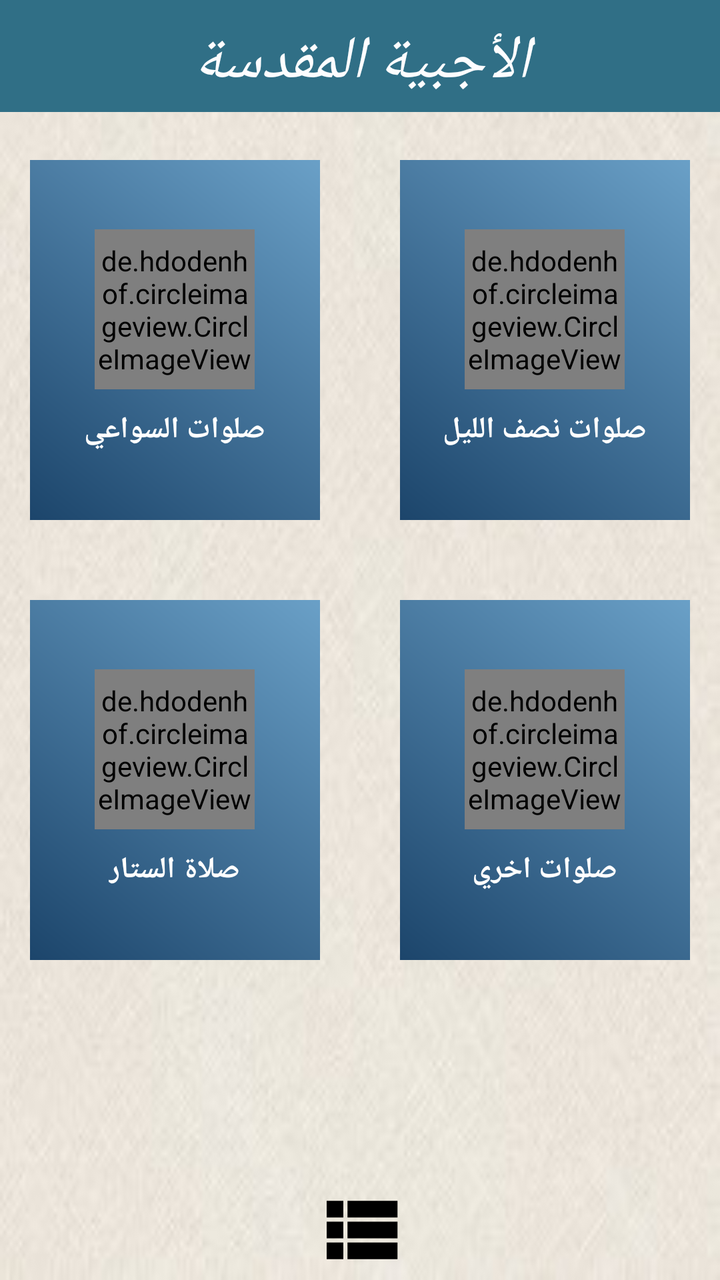
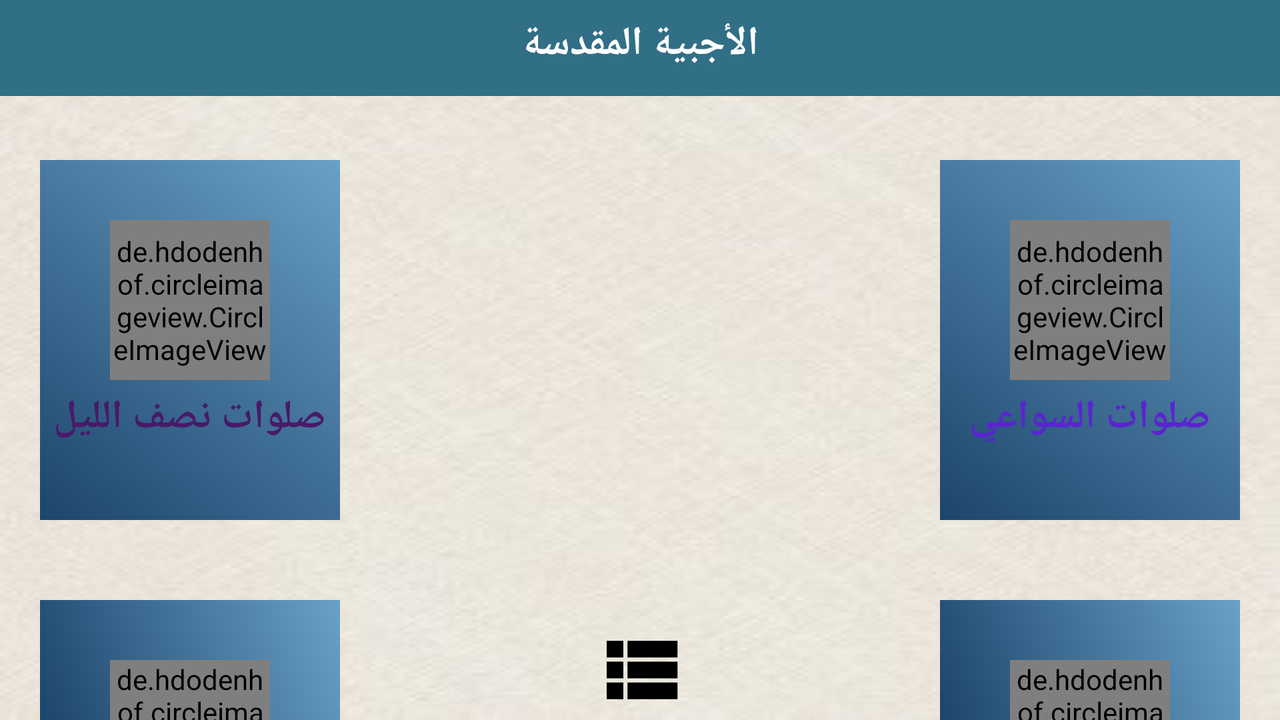

An Android layout and its configuration variant, each rendered on a device that would load it. The default file and the variant file are quoted in full after the pictures.
<!-- AndroidManifest.xml: activity theme AppThemeNoBar. -->
<!-- res/layout/activity_main.xml -->
<?xml version="1.0" encoding="utf-8"?>
<RelativeLayout xmlns:android="http://schemas.android.com/apk/res/android"
    xmlns:app="http://schemas.android.com/apk/res-auto"
    xmlns:tools="http://schemas.android.com/tools"
    android:id="@+id/mylayout"
    android:layout_width="match_parent"
    android:layout_height="match_parent"
    android:background="@drawable/view"
    tools:context=".MainActivity">

    <RelativeLayout
        android:layout_width="match_parent"
        android:layout_height="60dp">

        <android.support.v7.widget.Toolbar
            android:id="@+id/toolbar2"
            android:layout_width="match_parent"
            android:layout_height="wrap_content"
            android:layout_alignParentStart="true"
            android:layout_alignParentTop="true"
            android:background="#306f86"
            android:minHeight="?attr/actionBarSize"
            android:theme="?attr/actionBarTheme" />

        <TextView
            android:layout_width="match_parent"
            android:layout_height="50dp"
            android:layout_alignBottom="@+id/toolbar2"
            android:layout_centerHorizontal="true"
            android:layout_centerVertical="true"
            android:gravity="center"
            android:text="الأجبية المقدسة"
            android:textColor="#fdfdff"
            android:textSize="30sp"
            android:textStyle="italic" />
    </RelativeLayout>
<LinearLayout
    android:layout_width="match_parent"
    android:orientation="horizontal"
    android:layout_centerHorizontal="true"
    android:layout_height="wrap_content">
    <RelativeLayout
        android:layout_width="0dp"
        android:layout_weight=".5"
        android:layout_height="180dp"
        android:layout_alignParentRight="true"
        android:layout_marginRight="20dp"
        android:layout_marginLeft="15dp"
        android:layout_marginTop="80dp"
        android:background="@drawable/spinner">

        <LinearLayout
            android:layout_width="wrap_content"
            android:layout_height="wrap_content"
            android:layout_centerHorizontal="true"
            android:layout_centerVertical="true"
            android:orientation="vertical">

            <de.hdodenhof.circleimageview.CircleImageView xmlns:app="http://schemas.android.com/apk/res-auto"
                android:id="@+id/image1"
                android:layout_width="80dp"
                android:layout_height="80dp"
                android:layout_gravity="center"
                android:src="@drawable/daod1"
                app:civ_border_color="#5a24d1"
                app:civ_border_width="2dp" />

            <TextView
                android:id="@+id/sawa3ytxt"
                android:layout_width="wrap_content"
                android:layout_height="wrap_content"
                android:layout_below="@id/image1"
                android:layout_gravity="center"
                android:layout_marginTop="10dp"
                android:gravity="center"
                android:text="صلوات السواعي"
                android:textColor="#fff"
                android:textSize="15sp"
                android:textStyle="bold" />
        </LinearLayout>
    </RelativeLayout>

    <RelativeLayout
        android:layout_width="0dp"
        android:layout_weight=".5"
        android:layout_height="180dp"
        android:layout_marginLeft="20dp"
        android:layout_marginRight="15dp"
        android:layout_marginTop="80dp"
        android:background="@drawable/spinner">

        <LinearLayout
            android:layout_width="wrap_content"
            android:layout_height="wrap_content"
            android:layout_centerHorizontal="true"
            android:layout_centerVertical="true"
            android:orientation="vertical">

            <de.hdodenhof.circleimageview.CircleImageView xmlns:app="http://schemas.android.com/apk/res-auto"
                android:id="@+id/image2"
                android:layout_width="80dp"
                android:layout_height="80dp"
                android:layout_gravity="center"
                android:src="@drawable/maseh"
                app:civ_border_color="#FF481A69"
                app:civ_border_width="2dp" />

            <TextView
                android:id="@+id/nosleltxt"
                android:layout_width="wrap_content"
                android:layout_height="wrap_content"
                android:layout_below="@id/image2"
                android:layout_gravity="center"
                android:layout_marginTop="10dp"
                android:gravity="center"
                android:text="صلوات نصف الليل"

                android:textColor="#fff"
                android:textSize="15sp"
                android:textStyle="bold" />
        </LinearLayout>
    </RelativeLayout>
</LinearLayout>

    <LinearLayout
        android:layout_width="match_parent"
        android:orientation="horizontal"
        android:layout_height="wrap_content">


    <RelativeLayout
        android:id="@+id/layout"
        android:layout_width="0dp"
        android:layout_weight=".5"
        android:layout_marginLeft="15dp"
        android:layout_height="180dp"
        android:layout_alignParentRight="true"
        android:layout_marginRight="20dp"
        android:layout_marginTop="300dp"

        android:background="@drawable/spinner">

        <LinearLayout
            android:layout_width="wrap_content"
            android:layout_height="wrap_content"
            android:layout_centerHorizontal="true"
            android:layout_centerVertical="true"
            android:orientation="vertical">

            <de.hdodenhof.circleimageview.CircleImageView xmlns:app="http://schemas.android.com/apk/res-auto"
                android:id="@+id/image3"
                android:layout_width="80dp"
                android:layout_height="80dp"
                android:layout_gravity="center"
                android:src="@drawable/el3dra"
                app:civ_border_color="@color/sattar"
                app:civ_border_width="2dp" />

            <TextView
                android:id="@+id/sattartxt"
                android:layout_width="wrap_content"
                android:layout_height="wrap_content"
                android:layout_below="@id/image3"
                android:layout_gravity="center"
                android:layout_marginTop="10dp"
                android:text="صلاة الستار"
                android:gravity="center"
                android:textColor="#fff"
                android:textSize="15sp"
                android:textStyle="bold" />
        </LinearLayout>
    </RelativeLayout>

    <RelativeLayout
        android:layout_width="0dp"
        android:layout_marginRight="15dp"
        android:layout_weight="0.5"
        android:layout_height="180dp"
        android:layout_marginLeft="20dp"
        android:layout_marginTop="300dp"
        android:background="@drawable/spinner">

        <LinearLayout
            android:layout_width="wrap_content"
            android:layout_height="wrap_content"
            android:layout_centerHorizontal="true"
            android:layout_centerVertical="true"
            android:orientation="vertical">

            <de.hdodenhof.circleimageview.CircleImageView xmlns:app="http://schemas.android.com/apk/res-auto"
                android:id="@+id/image4"
                android:layout_width="80dp"
                android:layout_height="80dp"
                android:layout_gravity="center"
                android:src="@drawable/maseh6"
                app:civ_border_color="@color/salawat"
                app:civ_border_width="2dp" />

            <TextView
                android:id="@+id/salawattxt"
                android:layout_width="wrap_content"
                android:layout_height="wrap_content"
                android:layout_below="@id/image4"
                android:layout_marginTop="10dp"
                android:gravity="center"
                android:text="صلوات اخري"
                android:layout_gravity="center"
                android:textColor="#fff"
                android:textSize="15sp"
                android:textStyle="bold" />
        </LinearLayout>
    </RelativeLayout>
    </LinearLayout>
    <ImageView
        android:id="@+id/list_icon"
        android:layout_width="wrap_content"
        android:layout_height="wrap_content"
        android:layout_alignParentBottom="true"
        android:layout_centerHorizontal="true"
        android:src="@drawable/list_view" />

    <LinearLayout
        android:layout_width="wrap_content"
        android:layout_height="60dp"
        android:gravity="center"
        android:layout_above="@id/list_icon"
        android:layout_centerHorizontal="true"
        android:orientation="horizontal">

        <LinearLayout
            android:id="@+id/feedbacklayout"
            android:layout_width="wrap_content"
            android:layout_height="wrap_content"
            android:orientation="vertical">

            <ImageView
                android:id="@+id/feedback"
                android:layout_width="wrap_content"
                android:layout_height="wrap_content"
                android:layout_gravity="center"
                android:src="@drawable/feedback"
                android:translationX="140dp"
                android:translationY="60dp" />

            <TextView
                android:id="@+id/feedback_title"
                android:layout_width="wrap_content"
                android:layout_height="wrap_content"
                android:layout_gravity="center"
                android:alpha="0"
                android:text="راسلنا برأيك"
                android:textColor="#270346"
                android:textSize="15sp"
                android:textStyle="bold" />


        </LinearLayout>

        <LinearLayout
            android:id="@+id/sharelayout"
            android:layout_width="wrap_content"
            android:layout_height="wrap_content"
            android:layout_marginLeft="10dp"
            android:orientation="vertical">

            <ImageView
                android:id="@+id/share"
                android:layout_width="wrap_content"
                android:layout_height="wrap_content"
                android:layout_gravity="center"
                android:src="@drawable/share_icon"
                android:translationX="40dp"
                android:translationY="80dp" />

            <TextView
                android:id="@+id/share_title"
                android:layout_width="wrap_content"
                android:layout_height="wrap_content"
                android:layout_gravity="center"
                android:alpha="0"

                android:text="شارك التطبيق"
                android:textColor="#0d5cec"
                android:textSize="15sp"
                android:textStyle="bold" />
        </LinearLayout>

        <LinearLayout
            android:id="@+id/ayalayout"
            android:layout_width="wrap_content"
            android:layout_height="wrap_content"
            android:layout_marginLeft="10dp"
            android:orientation="vertical">

            <ImageView
                android:id="@+id/aya"
                android:layout_width="wrap_content"
                android:layout_height="wrap_content"
                android:layout_gravity="center"
                android:src="@drawable/ic_message_black_24dp"
                android:translationX="-40dp"
                android:translationY="80dp" />

            <TextView
                android:id="@+id/aya_title"
                android:layout_width="wrap_content"
                android:layout_height="wrap_content"
                android:layout_gravity="center"
                android:alpha="0"

                android:text="صوت يسوع"
                android:textColor="#a71420"
                android:textSize="15sp"
                android:textStyle="bold" />

        </LinearLayout>

        <LinearLayout
            android:id="@+id/ratinglayout"
            android:layout_marginLeft="10dp"
            android:layout_width="wrap_content"
            android:layout_height="wrap_content"
            android:orientation="vertical">

            <ImageView
                android:id="@+id/rating"
                android:layout_width="wrap_content"
                android:layout_height="wrap_content"
                android:layout_gravity="center"
                android:src="@drawable/ic_star_black_24dp"
                android:translationX="-140dp"
                android:translationY="60dp" />

            <TextView
                android:id="@+id/rating_title"
                android:layout_width="wrap_content"
                android:layout_height="wrap_content"
                android:layout_gravity="center"
                android:alpha="0"
                android:text="تقييم التطبيق"
                android:textColor="#8b1b93"
                android:textSize="15sp"
                android:textStyle="bold" />
        </LinearLayout>
    </LinearLayout>


    <TextView
        android:id="@+id/monaspa_text1"
        android:layout_width="wrap_content"
        android:layout_height="wrap_content"
        android:layout_alignParentBottom="true"
        android:layout_alignParentRight="true"
        android:layout_marginBottom="10dp"
        android:layout_marginRight="50dp"
        android:textColor="#93177e"
        android:textSize="30sp"
        android:textStyle="bold" />

    <TextView
        android:id="@+id/monaspa_text2"
        android:layout_width="wrap_content"
        android:layout_height="wrap_content"
        android:layout_alignParentBottom="true"
        android:layout_alignParentLeft="true"
        android:layout_marginBottom="10dp"
        android:layout_marginLeft="50dp"
        android:textColor="#93177e"
        android:textSize="30sp"
        android:textStyle="bold" />


</RelativeLayout>
<!-- resources referenced by this layout -->
<resources>
  <color name="salawat">#870620</color>
  <color name="sattar">#672970</color>
  <!-- drawable daod1: jpg bitmap (drawable, 59454 bytes) -->
  <!-- drawable el3dra: jpg bitmap (drawable, 4464 bytes) -->
  <!-- drawable feedback (drawable) -->
  <vector xmlns:android="http://schemas.android.com/apk/res/android"
          android:width="40dp"
          android:height="40dp"
          android:viewportWidth="24.0"
          android:viewportHeight="24.0">
      <path
          android:fillColor="#c21c1c"
          android:pathData="M17,10L7,10v2h10v-2zM19,3h-1L18,1h-2v2L8,3L8,1L6,1v2L5,3c-1.11,0 -1.99,0.9 -1.99,2L3,19c0,1.1 0.89,2 2,2h14c1.1,0 2,-0.9 2,-2L21,5c0,-1.1 -0.9,-2 -2,-2zM19,19L5,19L5,8h14v11zM14,14L7,14v2h7v-2z"/>
  </vector>
  <!-- drawable ic_message_black_24dp (drawable) -->
  <vector xmlns:android="http://schemas.android.com/apk/res/android"
          android:width="40dp"
          android:height="40dp"
          android:viewportWidth="24.0"
          android:viewportHeight="24.0">
      <path
          android:fillColor="#FFC21C1C"
          android:pathData="M20,2L4,2c-1.1,0 -1.99,0.9 -1.99,2L2,22l4,-4h14c1.1,0 2,-0.9 2,-2L22,4c0,-1.1 -0.9,-2 -2,-2zM18,14L6,14v-2h12v2zM18,11L6,11L6,9h12v2zM18,8L6,8L6,6h12v2z"/>
  </vector>
  <!-- drawable ic_star_black_24dp (drawable) -->
  <vector xmlns:android="http://schemas.android.com/apk/res/android"
          android:width="40dp"
          android:height="40dp"
          android:viewportWidth="24.0"
          android:viewportHeight="24.0">
      <path
          android:fillColor="#FFC21C1C"
          android:pathData="M12,17.27L18.18,21l-1.64,-7.03L22,9.24l-7.19,-0.61L12,2 9.19,8.63 2,9.24l5.46,4.73L5.82,21z"/>
  </vector>
  <!-- drawable list_view (drawable) -->
  <vector xmlns:android="http://schemas.android.com/apk/res/android"
          android:width="50dp"
          android:height="50dp"
          android:viewportWidth="24.0"
          android:viewportHeight="24.0">
      <path
          android:fillColor="#000"
          android:pathData="M4,14h4v-4L4,10v4zM4,19h4v-4L4,15v4zM4,9h4L8,5L4,5v4zM9,14h12v-4L9,10v4zM9,19h12v-4L9,15v4zM9,5v4h12L21,5L9,5z"/>
  </vector>
  <!-- drawable maseh: jpg bitmap (drawable, 11452 bytes) -->
  <!-- drawable maseh6: jpg bitmap (drawable, 41735 bytes) -->
  <!-- drawable share_icon (drawable) -->
  <vector xmlns:android="http://schemas.android.com/apk/res/android"
          android:width="40dp"
          android:height="40dp"
          android:viewportWidth="24.0"
          android:viewportHeight="24.0">
      <path
          android:fillColor="#FFC21C1C"
          android:pathData="M18,16.08c-0.76,0 -1.44,0.3 -1.96,0.77L8.91,12.7c0.05,-0.23 0.09,-0.46 0.09,-0.7s-0.04,-0.47 -0.09,-0.7l7.05,-4.11c0.54,0.5 1.25,0.81 2.04,0.81 1.66,0 3,-1.34 3,-3s-1.34,-3 -3,-3 -3,1.34 -3,3c0,0.24 0.04,0.47 0.09,0.7L8.04,9.81C7.5,9.31 6.79,9 6,9c-1.66,0 -3,1.34 -3,3s1.34,3 3,3c0.79,0 1.5,-0.31 2.04,-0.81l7.12,4.16c-0.05,0.21 -0.08,0.43 -0.08,0.65 0,1.61 1.31,2.92 2.92,2.92 1.61,0 2.92,-1.31 2.92,-2.92s-1.31,-2.92 -2.92,-2.92z"/>
  </vector>
  <!-- drawable spinner (drawable) -->
  <?xml version="1.0" encoding="utf-8"?>
  <shape xmlns:android="http://schemas.android.com/apk/res/android">
      <gradient android:startColor="#1c456b" android:angle="45" android:endColor="#6aa0c7"  />
      <size android:width="30dp" android:height="10dp"  />
   />
  
  
  </shape>
  <!-- drawable view: jpg bitmap (drawable, 10921 bytes) -->
  <style name="AppThemeNoBar." parent="Theme.AppCompat.NoActionBar">
          <item name="android:windowFullscreen">true</item>
  
      </style>
</resources>
<!-- res/layout-land/activity_main.xml (the repository's variant of the layout above) -->
<!-- drawn on the phone turned sideways -->
<?xml version="1.0" encoding="utf-8"?>
<RelativeLayout xmlns:android="http://schemas.android.com/apk/res/android"
    xmlns:app="http://schemas.android.com/apk/res-auto"
    xmlns:tools="http://schemas.android.com/tools"
    android:layout_width="match_parent"
    android:layout_height="match_parent"
    android:background="@drawable/view"
    tools:context=".MainActivity">

    <android.support.v7.widget.Toolbar
        android:id="@+id/toolbar2"
        android:layout_width="match_parent"
        android:layout_height="wrap_content"
        android:layout_alignParentStart="true"
        android:layout_alignParentTop="true"
        android:background="#306f86"
        android:minHeight="?attr/actionBarSize"
        android:theme="?attr/actionBarTheme" />

    <TextView
        android:layout_width="match_parent"
        android:layout_height="50dp"
        android:layout_alignBottom="@+id/toolbar2"
        android:layout_alignParentStart="true"
        android:layout_marginBottom="4dp"
        android:gravity="center"
        android:text="الأجبية المقدسة"
        android:textColor="#fdfdff"
        android:textSize="20sp"
        android:textStyle="bold" />

    <RelativeLayout
        android:layout_width="150dp"
        android:layout_height="180dp"
        android:layout_alignParentRight="true"
        android:layout_marginRight="20dp"
        android:layout_marginTop="80dp"
        android:background="@drawable/spinner">

        <de.hdodenhof.circleimageview.CircleImageView xmlns:app="http://schemas.android.com/apk/res-auto"
            android:id="@+id/image1"
            android:layout_width="80dp"
            android:layout_height="80dp"
            android:layout_centerHorizontal="true"
            android:layout_marginRight="11dp"
            android:layout_marginTop="30dp"
            android:src="@drawable/daod1"
            app:civ_border_color="#5a24d1"
            app:civ_border_width="2dp" />

        <TextView
            android:id="@+id/sawa3ytxt"
            android:layout_width="wrap_content"
            android:layout_height="wrap_content"
            android:layout_below="@id/image1"
            android:layout_centerHorizontal="true"
            android:layout_marginRight="10dp"
            android:layout_marginTop="5dp"
            android:text="صلوات السواعي"
            android:textColor="#5a24d1"
            android:textSize="20sp"
            android:textStyle="bold" />
    </RelativeLayout>

    <RelativeLayout
        android:layout_width="150dp"
        android:layout_height="180dp"
        android:layout_marginLeft="20dp"
        android:layout_marginTop="80dp"
        android:background="@drawable/spinner">

        <de.hdodenhof.circleimageview.CircleImageView xmlns:app="http://schemas.android.com/apk/res-auto"
            android:id="@+id/image2"
            android:layout_width="80dp"
            android:layout_height="80dp"
            android:layout_centerHorizontal="true"
            android:layout_marginTop="30dp"
            android:src="@drawable/maseh"
            app:civ_border_color="#FF481A69"
            app:civ_border_width="1dp" />

        <TextView
            android:id="@+id/nosleltxt"
            android:layout_width="wrap_content"
            android:layout_height="wrap_content"
            android:layout_below="@id/image2"
            android:layout_centerHorizontal="true"
            android:layout_marginTop="5dp"
            android:text="صلوات نصف الليل"
            android:textColor="#FF481A69"
            android:textSize="20sp"
            android:textStyle="bold" />
    </RelativeLayout>

    <RelativeLayout
        android:id="@+id/layout"
        android:layout_width="150dp"
        android:layout_height="180dp"
        android:layout_alignParentRight="true"
        android:layout_marginRight="20dp"
        android:layout_marginTop="300dp"
        android:background="@drawable/spinner">

        <de.hdodenhof.circleimageview.CircleImageView xmlns:app="http://schemas.android.com/apk/res-auto"
            android:id="@+id/image3"
            android:layout_width="80dp"
            android:layout_height="80dp"
            android:layout_centerHorizontal="true"
            android:layout_marginTop="30dp"
            android:src="@drawable/el3dra"
            app:civ_border_color="@color/sattar"
            app:civ_border_width="2dp" />

        <TextView
            android:id="@+id/sattartxt"
            android:layout_width="wrap_content"
            android:layout_height="wrap_content"
            android:layout_below="@id/image3"
            android:layout_centerHorizontal="true"
            android:layout_marginTop="5dp"
            android:text="صلاة الستار"
            android:textColor="@color/sattar"
            android:textSize="20sp"
            android:textStyle="bold" />
    </RelativeLayout>

    <RelativeLayout
        android:layout_width="150dp"
        android:layout_height="180dp"
        android:layout_marginLeft="20dp"
        android:layout_marginTop="300dp"
        android:background="@drawable/spinner">

        <de.hdodenhof.circleimageview.CircleImageView xmlns:app="http://schemas.android.com/apk/res-auto"
            android:id="@+id/image4"
            android:layout_width="80dp"
            android:layout_height="80dp"
            android:layout_centerHorizontal="true"
            android:layout_marginTop="30dp"
            android:src="@drawable/maseh6"
            app:civ_border_color="@color/salawat"
            app:civ_border_width="2dp" />

        <TextView
            android:id="@+id/salawattxt"
            android:layout_width="wrap_content"
            android:layout_height="wrap_content"
            android:layout_below="@id/image4"
            android:layout_centerHorizontal="true"
            android:layout_marginLeft="10dp"
            android:layout_marginTop="5dp"
            android:text="صلوات اخري"
            android:textColor="@color/salawat"
            android:textSize="20sp"
            android:textStyle="bold" />
    </RelativeLayout>

    <ImageView
        android:id="@+id/list_icon"
        android:layout_width="wrap_content"
        android:layout_height="wrap_content"
        android:layout_alignParentBottom="true"
        android:layout_centerHorizontal="true"
        android:src="@drawable/list_view" />

    <LinearLayout
        android:layout_width="match_parent"
        android:layout_height="60dp"
        android:layout_above="@id/list_icon"
        android:layout_centerHorizontal="true"
        android:orientation="horizontal">

        <LinearLayout
            android:layout_width="wrap_content"
            android:layout_height="wrap_content"
            android:layout_marginLeft="20dp"
            android:orientation="vertical">

            <ImageView
                android:id="@+id/feedback"
                android:layout_width="wrap_content"
                android:layout_height="wrap_content"
                android:layout_gravity="center"
                android:src="@drawable/feedback"
                android:translationX="140dp"
                android:translationY="60dp" />

            <TextView
                android:id="@+id/feedback_title"
                android:layout_width="wrap_content"
                android:layout_height="wrap_content"
                android:layout_gravity="center"
                android:alpha="0"
                android:text="راسلنا برأيك"
                android:textColor="#270346"
                android:textSize="15sp"
                android:textStyle="bold" />


        </LinearLayout>

        <LinearLayout
            android:layout_width="wrap_content"
            android:layout_height="wrap_content"
            android:layout_marginLeft="20dp"
            android:orientation="vertical">

            <ImageView
                android:id="@+id/share"
                android:layout_width="wrap_content"
                android:layout_height="wrap_content"
                android:layout_gravity="center"
                android:src="@drawable/share_icon"
                android:translationX="40dp"
                android:translationY="80dp" />

            <TextView
                android:id="@+id/share_title"
                android:layout_width="wrap_content"
                android:layout_height="wrap_content"
                android:layout_gravity="center"
                android:alpha="0"
                android:text="شارك التطبيق"
                android:textColor="#0d5cec"
                android:textSize="15sp"
                android:textStyle="bold" />
        </LinearLayout>

        <LinearLayout
            android:layout_width="wrap_content"
            android:layout_height="wrap_content"
            android:layout_marginLeft="20dp"
            android:orientation="vertical">

            <ImageView
                android:id="@+id/aya"
                android:layout_width="wrap_content"
                android:layout_height="wrap_content"
                android:layout_gravity="center"
                android:src="@drawable/ic_message_black_24dp"
                android:translationX="-40dp"
                android:translationY="80dp" />

            <TextView
                android:id="@+id/aya_title"
                android:layout_width="wrap_content"
                android:layout_height="wrap_content"
                android:layout_gravity="center"
                android:alpha="0"
                android:text="احفظ اية"
                android:textColor="#a71420"
                android:textSize="15sp"
                android:textStyle="bold" />

        </LinearLayout>

        <LinearLayout
            android:layout_width="100dp"
            android:layout_height="wrap_content"
            android:orientation="vertical">

            <ImageView
                android:id="@+id/rating"
                android:layout_width="wrap_content"
                android:layout_height="wrap_content"
                android:layout_gravity="center"
                android:src="@drawable/ic_star_black_24dp"
                android:translationX="-140dp"
                android:translationY="60dp" />

            <TextView
                android:id="@+id/rating_title"
                android:layout_width="wrap_content"
                android:layout_height="wrap_content"
                android:layout_gravity="center"
                android:alpha="0"
                android:text="تقييم التطبيق"
                android:textColor="#541d4d"
                android:textSize="15sp"
                android:textStyle="bold" />
        </LinearLayout>
    </LinearLayout>


    <TextView
        android:id="@+id/monaspa_text1"
        android:layout_width="wrap_content"
        android:layout_height="wrap_content"
        android:layout_alignParentBottom="true"
        android:layout_alignParentRight="true"
        android:layout_marginBottom="10dp"
        android:layout_marginRight="50dp"
        android:textColor="#93177e"
        android:textSize="30sp"
        android:textStyle="bold" />

    <TextView
        android:id="@+id/monaspa_text2"
        android:layout_width="wrap_content"
        android:layout_height="wrap_content"
        android:layout_alignParentBottom="true"
        android:layout_alignParentLeft="true"
        android:layout_marginBottom="10dp"
        android:layout_marginLeft="50dp"
        android:textColor="#93177e"
        android:textSize="30sp"
        android:textStyle="bold" />


</RelativeLayout>
